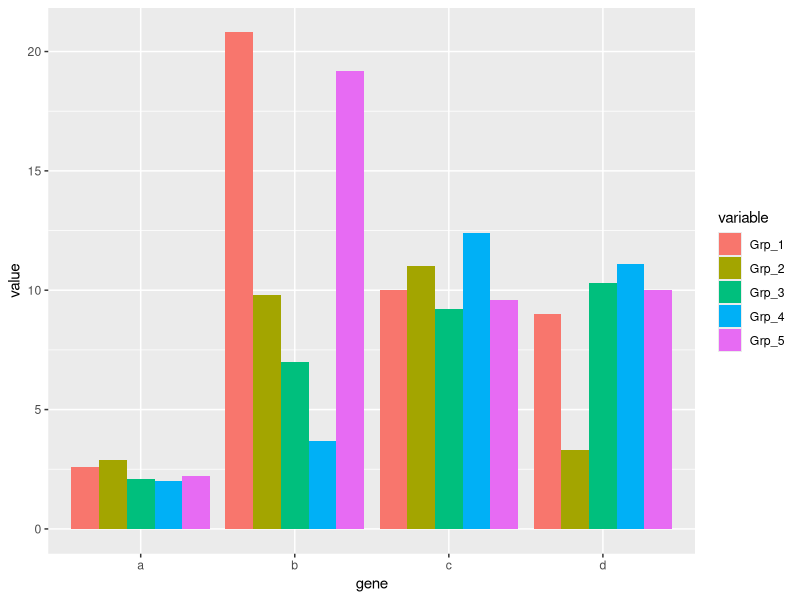
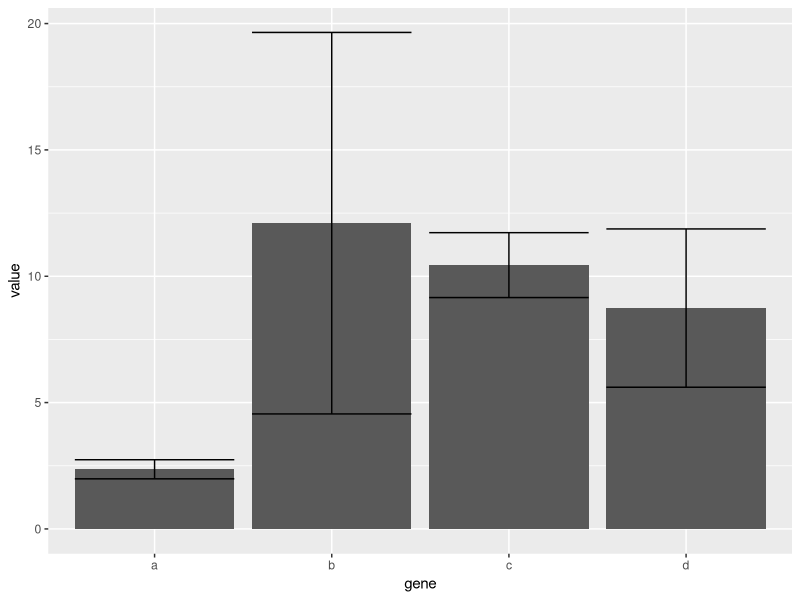
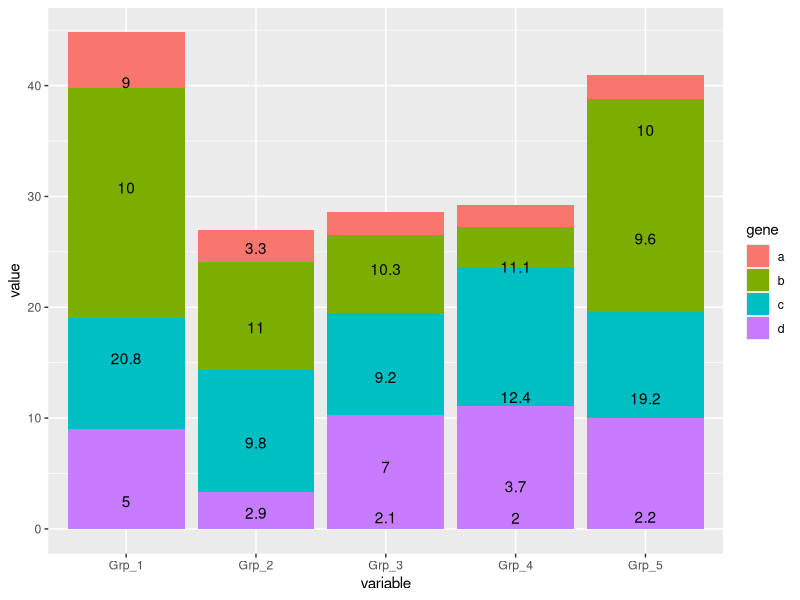

The R source for these figures, in order:
data_ori <- "Grp_1;Grp_2;Grp_3;Grp_4;Grp_5
a;2.6;2.9;2.1;2.0;2.2
b;20.8;9.8;7.0;3.7;19.2
c;10.0;11.0;9.2;12.4;9.6
d;9;3.3;10.3;11.1;10"

data <- read.table(text=data_ori, header=T, row.names=1, sep=";", quote="")
data
library(ggplot2)
library(reshape2)
library(dplyr)
data_rownames <- rownames(data)
data_colnames <- colnames(data)
data$gene <- data_rownames
data_m <- melt(data, id.vars=c("gene"))
data_m
# 给定数据，和x轴、y轴所在列名字
# 直接使用geom_bar就可以绘制柱状图
# position: dodge: 柱子并排放置
p <- ggplot(data_m, aes(x=gene, y=value))
p + geom_bar(stat="identity", position="dodge", aes(fill=variable))

# 如果没有图形界面，运行下面的语句把图存在工作目录下的Rplots.pdf文件中
#dev.off()

# 获取平均值和标准差
data_m_sd_mean <- data_m %>% group_by(gene) %>% dplyr::summarise(sd=sd(value), value=mean(value))
data_m_sd_mean <- as.data.frame(data_m_sd_mean)
data_m_sd_mean

p <- ggplot(data_m_sd_mean, aes(x=gene, y=value)) + 
  geom_bar(stat="identity") +
  geom_errorbar(aes(ymin=value-sd, ymax=value+sd))
p

# position="fill" 展示的是堆积柱状图各部分的相对比例
# position="stack" 展示的是堆积柱状图的原始值
data_m$value[1] <- 5
p <- ggplot(data_m, aes(x=variable, y=value)) +
  geom_bar(stat="identity", position="stack", aes(fill=gene)) +
  geom_text(aes(label=value), position=position_stack(vjust=0.5))
p